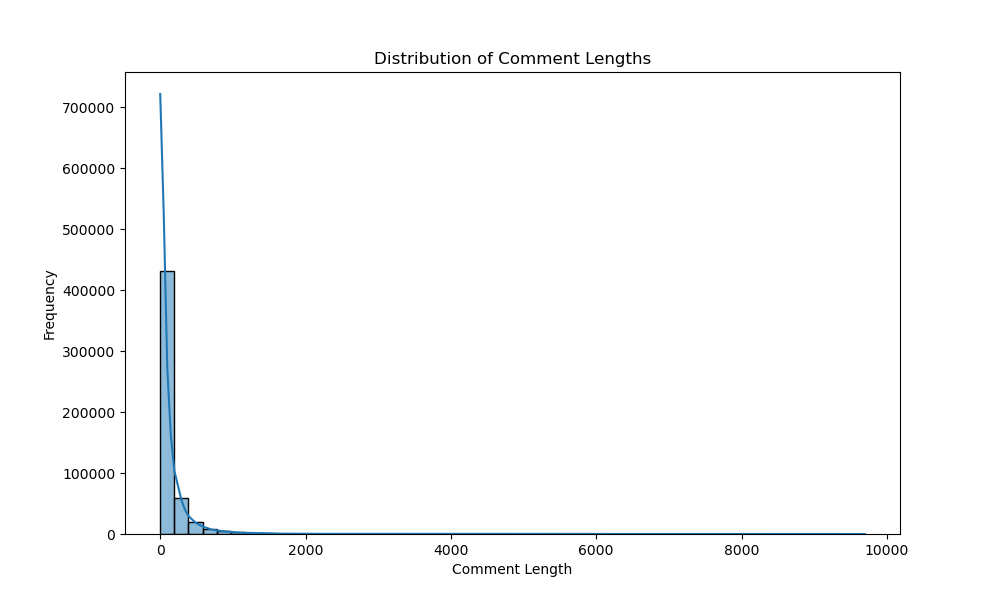

Recreate this plot in Python.
from textblob import TextBlob
from wordcloud import WordCloud
import pandas as pd
import matplotlib.pyplot as plt
import seaborn as sns

df = pd.read_csv('/Users/kevinsherla/AAAA/USC/CSCI DEEEEEEEEP L/STEP 1/elonmusk/kev reddit?/reddit_data_comments.csv')
# Calculate the length of each comment
df['comment_length'] = df['body'].astype(str).apply(len)

# Plot the distribution of comment lengths
plt.figure(figsize=(10, 6))
sns.histplot(df['comment_length'], bins=50, kde=True)
plt.title('Distribution of Comment Lengths')
plt.xlabel('Comment Length')
plt.ylabel('Frequency')
plt.show()
